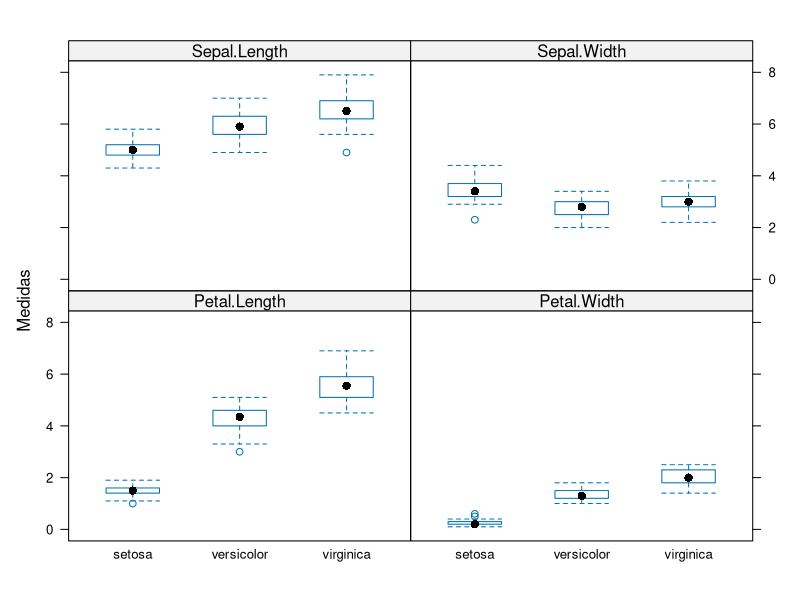
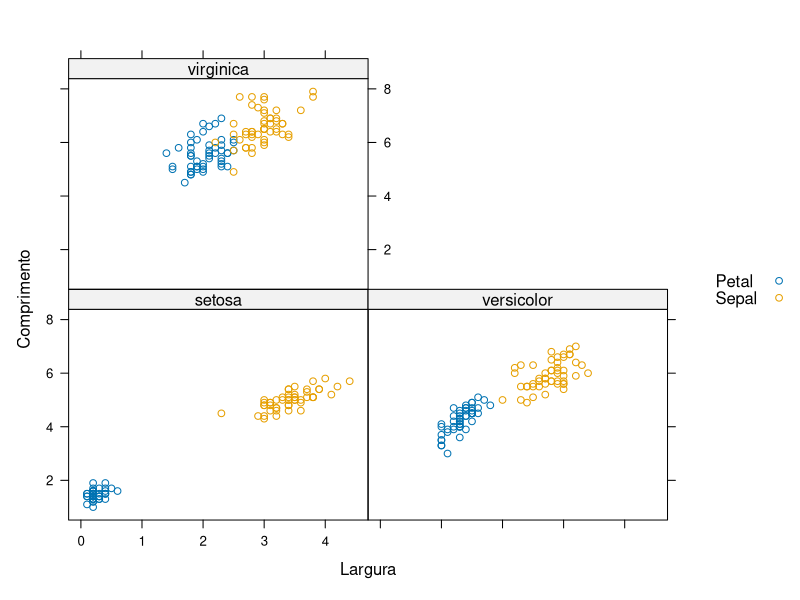
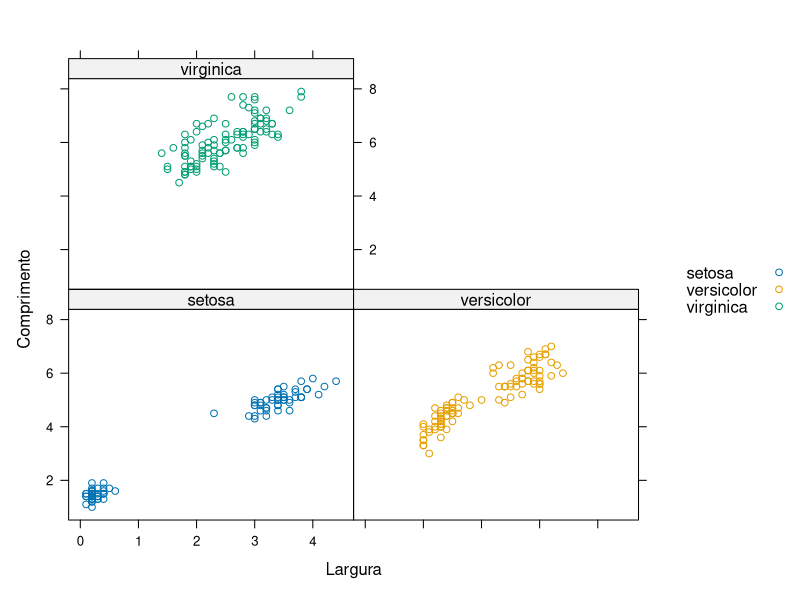

The R script that drew these images, in order:
# Remodelando os Dados com Reshape

# Configurando o diretório de trabalho
setwd("D:/Estudo/datascience/RFundamentos/Cap07")
getwd()
#------------------------------------------------------------------------------

# Pivot (transposta da matriz)
mtcars
t(mtcars)

# Reshape
head(iris)
str(iris)
library(lattice)

# Distribuindo os dados verticalmente (long)
?reshape
iris_modif <- reshape(iris,
                      varying = 1:4,
                      v.names = 'Medidas',
                      timevar = 'Dimensoes',
                      times = names(iris)[1:4],
                      idvar = 'ID',
                      direction = 'long')

head(iris_modif)
View(iris_modif)

# Relaciona as variáveis Medidas e Species e o resultado relaciona com Dimensoes
bwplot(Medidas ~ Species | Dimensoes, data = iris_modif)

iris_modif_sp <- reshape(iris,
                         varying = list(c(1,3), c(2,4)),
                         v.names = c('Comprimento', 'Largura'),
                         timevar = 'Parte',
                         times = c('Sepal', 'Petal'),
                         idvar = 'ID',
                         direction = 'long')

head(iris_modif_sp)
View(iris_modif_sp)

xyplot(Comprimento ~ Largura | Species, groups = Parte,
       data = iris_modif_sp, auto.key = list(space='right'))

xyplot(Comprimento ~ Largura | Species, groups = Species,
       data = iris_modif_sp, auto.key = list(space='right'))

# Reshape 2
#------------------------------------------------------------------------------
install.packages('reshape2')
library(reshape2)

# Criando um dataframe
df = data.frame(nome = c('Zico', 'Pele'),
                chuteira = c(40, 42),
                idade = c(34, NA),
                peso = c(93, NA),
                altura = c(175, 178))
df

# "Derretendo" o dataframe - função melt()
df_wide = melt(df, id = c('nome', 'chuteira'))

# Removendo NA
df_wide = melt(df, id = c('nome', 'chuteira'), na.rm = T)
df_wide

# "Esticando" o dataframe
dcast(df_wide, formula = chuteira + nome ~ variable)
dcast(df_wide, formula = nome + chuteira ~ variable)
dcast(df_wide, formula = nome ~ variable)
dcast(df_wide, formula = ... ~ variable)

# Aplicando o reshape2
names(airquality) <- tolower(names(airquality))
head(airquality)
dim(airquality)

# Função melt() - wide
?melt
df_wide <- melt(airquality)
class(df_wide)
df_wide
head(df_wide)
tail(df_wide)

# Inserindo mais duas variáveis
df_wide <- melt(airquality, id.vars = c('month', 'day'))
head(df_wide)

df_wide <- melt(airquality, id.vars = c('month', 'day'),
                variable.name = 'climate_variable',
                value.name = 'climate_value')
head(df_wide)

# Função dcast() - long
df_wide <- melt(airquality, id.vars = c('month', 'day'))
df_long <- dcast(df_wide, month + day ~ variable)
head(df_long)
head(airquality)
